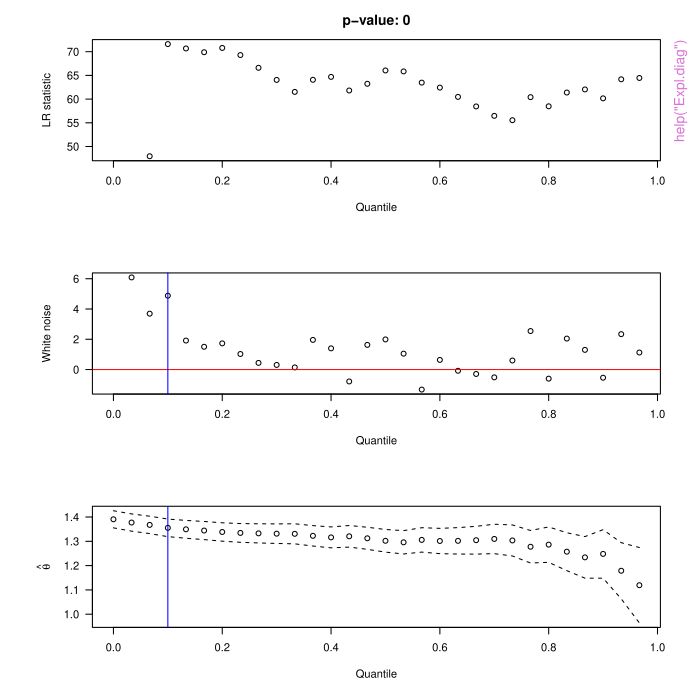

R code for this plot:
pkgname <- "threshold4GPD"
source(file.path(R.home("share"), "R", "examples-header.R"))
options(warn = 1)
library('threshold4GPD')

base::assign(".oldSearch", base::search(), pos = 'CheckExEnv')
cleanEx()
nameEx("Data_Randomization")
### * Data_Randomization

flush(stderr()); flush(stdout())

### Name: Data_Randomization
### Title: Data_Randomization
### Aliases: Data_Randomization

### ** Examples

x <- rnorm(100)
x <- sort(x)
x <- round(x*10)/10
Data_Randomization(x)




cleanEx()
nameEx("Expl.diag")
### * Expl.diag

flush(stderr()); flush(stdout())

### Name: Expl.diag
### Title: producing the exponential diagnostic plots
### Aliases: Expl.diag

### ** Examples

library(mvtnorm)
xbvn<-rmvnorm(6000, sigma=matrix(c(1,0.7,0.7,1),2,2))

# Transform margins to exponential
xbvn.exp<- -log(1-pnorm(xbvn))
Expl.diag(apply(xbvn.exp,1,min), k=30, q1=0, param="Rate")
Expl.diag(apply(xbvn.exp,1,min), k=30, q1=0, param="InvRate")




cleanEx()
nameEx("NHPP.diag")
### * NHPP.diag

flush(stderr()); flush(stdout())

### Name: NHPP.diag
### Title: producing the Non-Homogeneous Poisson Process diagnostic plots
### Aliases: NHPP.diag

### ** Examples

## insert an easy example for test run
set.seed(1)
xnorm<-abs(rnorm(5000))
thresholds_xnorm <- Threshold_Generator_Uniform(xnorm, wetCuttingPoint=0.1)
ChangedThresholds_xnorm <- Threshold_Randomization(xnorm,thresholds_xnorm,seed = 1)
nhpp <-NHPP.diag(xnorm, u= ChangedThresholds_xnorm, plots=c("LRT", "WN", "PS"))

##insert an example for test run
set.seed(1)
x <- rnorm(100000)
x <- x[x > quantile(x, probs = 0.9)]
x <- sort(x)
x <- Data_Randomization(x,seed = 1)
x <- sort(x)
thresholds_x <- Threshold_Generator_Uniform(x, wetCuttingPoint=0.1)
ChangedThresholds_x <- Threshold_Randomization(x,thresholds_x,seed = 1)
nhpp <-NHPP.diag(x, u= ChangedThresholds_x,
                 M=365, nbs=1000, alpha=0.05, plots=c("LRT", "WN", "PS"), UseQuantiles=FALSE,
                 cex.lab=1.5, cex.axis=1.4,cex.main=2,mgp=c(4.2,1,0))

#########################
# View different plots for easy example:
# likelihood ratio plot only
NHPP.diag(xnorm, u= ChangedThresholds_xnorm, plots=c("LRT"))

# white noise plot only
NHPP.diag(xnorm, u= ChangedThresholds_xnorm, plots=c("WN"))

# parameter stability plot only
nhpp <-NHPP.diag(xnorm, u= ChangedThresholds_xnorm, plots=c("PS"))

# likelihood ratio test for assistance plot only
NHPP.diag(xnorm, u= ChangedThresholds_xnorm, plots=c("LRTEST"))

# Kolmogorov-Smirnov goodness-of-fit test for assistance plot only
NHPP.diag(xnorm, u= ChangedThresholds_xnorm, plots=c("KS"))

# Anderson-Darling test for assistance plot only
NHPP.diag(xnorm, u= ChangedThresholds_xnorm, plots=c("AD"))

# a showoff of all the plots
NHPP.diag(xnorm, u= ChangedThresholds_xnorm, plots=c("LRT", "WN", "PS", "LRTEST", "KS", "AD"))




cleanEx()
nameEx("Threshold_Generator_Density")
### * Threshold_Generator_Density

flush(stderr()); flush(stdout())

### Name: Threshold_Generator_Density
### Title: Thershold_Generator_Density
### Aliases: Threshold_Generator_Density

### ** Examples

set.seed(1)
xnorm<-abs(rnorm(5000))
Threshold_Generator_Density(xnorm)




cleanEx()
nameEx("Threshold_Generator_Uniform")
### * Threshold_Generator_Uniform

flush(stderr()); flush(stdout())

### Name: Threshold_Generator_Uniform
### Title: Thershold_Generator_Uniform
### Aliases: Threshold_Generator_Uniform

### ** Examples

set.seed(1)
xnorm<-abs(rnorm(5000))
Threshold_Generator_Uniform(xnorm)




cleanEx()
nameEx("Threshold_Randomization")
### * Threshold_Randomization

flush(stderr()); flush(stdout())

### Name: Threshold_Randomization
### Title: Threshold_Randomization
### Aliases: Threshold_Randomization

### ** Examples

set.seed(1)
xnorm<-abs(rnorm(5000))
thresholds_xnorm <- Threshold_Generator_Uniform(xnorm)
thresholds_xnorm
Threshold_Randomization(xnorm,thresholds_xnorm,seed = 1)




### * <FOOTER>
###
options(digits = 7L)
base::cat("Time elapsed: ", proc.time() - base::get("ptime", pos = 'CheckExEnv'),"\n")
grDevices::dev.off()
###
### Local variables: ***
### mode: outline-minor ***
### outline-regexp: "\\(> \\)?### [*]+" ***
### End: ***
quit('no')
